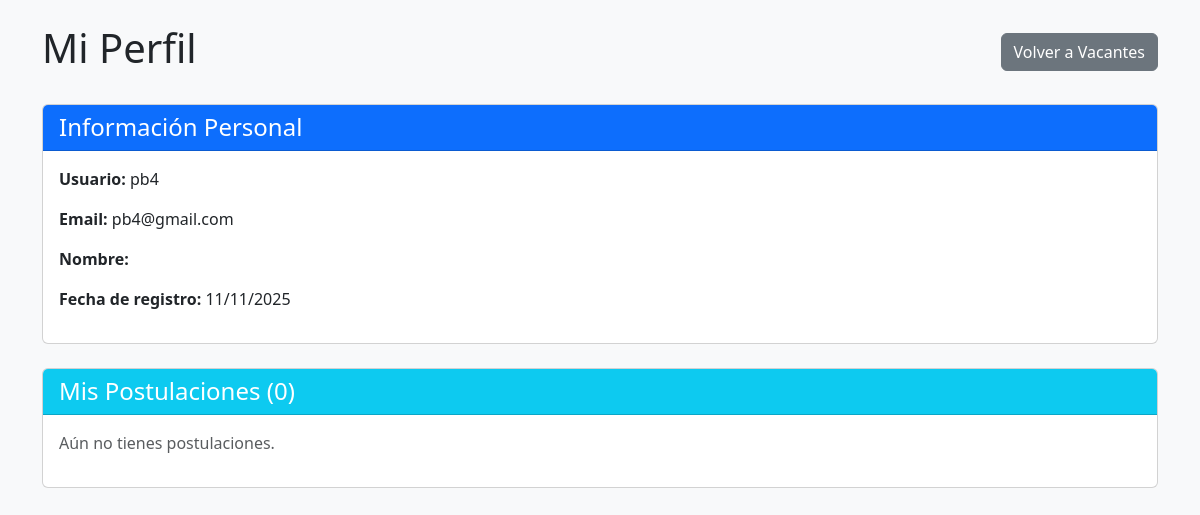
The app's page /perfil/ (signed in), older data.
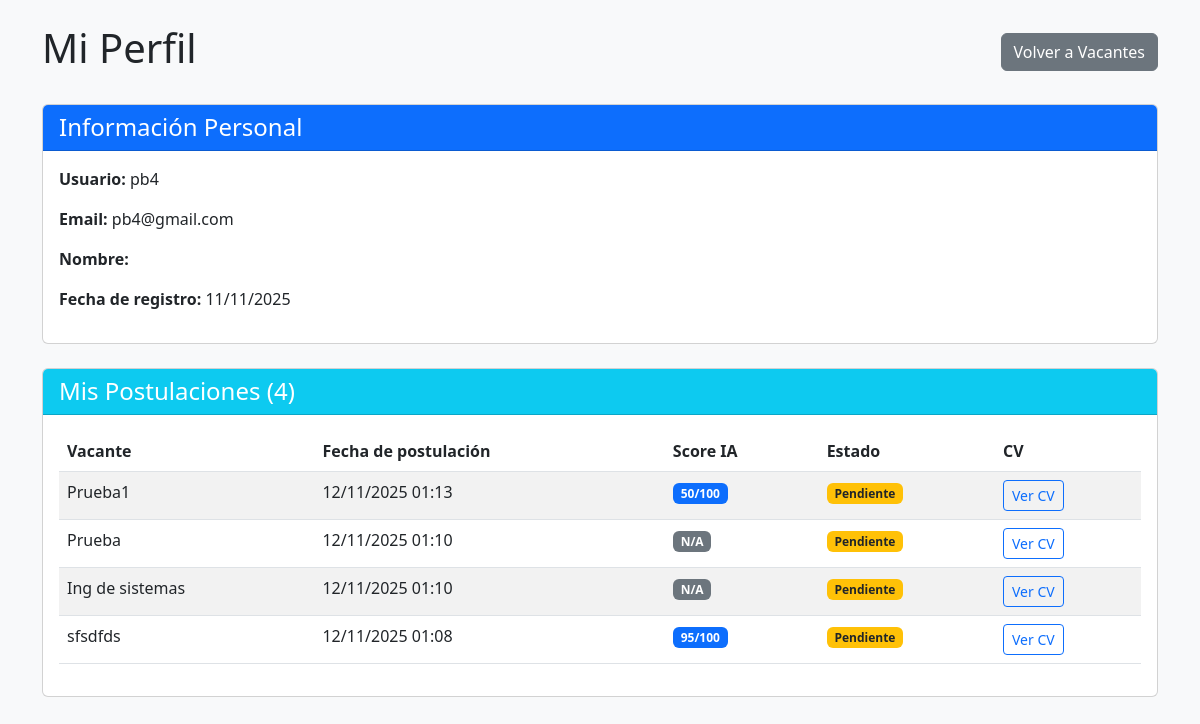
The same page, newer data.
### pages/models.py (models this page shows, shortened)
class Postulacion(models.Model):
    ESTADO_CHOICES = [
        ('PENDIENTE', 'Pendiente'),
        ('REVISADO', 'Revisado'),
        ('ACEPTADO', 'Aceptado'),
        ('RECHAZADO', 'Rechazado'),
    ]
    postulante = models.ForeignKey(settings.AUTH_USER_MODEL, on_delete=models.CASCADE)
    vacante = models.ForeignKey('Vacante', on_delete=models.CASCADE)
    cv_pdf = models.FileField(upload_to='cvs/', null=True, blank=True)
    fecha_postulacion = models.DateTimeField(auto_now_add=True)
    score_ia = models.IntegerField(null=True, blank=True, help_text="Score de 0-100 generado por IA")
    razon_ia = models.TextField(null=True, blank=True, help_text="Razón del score generada por IA")
    estado = models.CharField(max_length=20, choices=ESTADO_CHOICES, default='PENDIENTE')
    notas_reclutador = models.TextField(blank=True, null=True, help_text="Notas del reclutador")
    class Meta:
        ordering = ['-score_ia', '-fecha_postulacion']
        unique_together = ['postulante', 'vacante']

class Vacante(models.Model):
    titulo = models.CharField(max_length=200)
    nombre_interno = models.CharField(max_length=200, blank=True, null=True)
    descripcion = models.TextField()
    palabras_clave = models.CharField(max_length=300, blank=True, null=True)
    rango_salarial = models.CharField(max_length=100, blank=True, null=True)
    fecha_creacion = models.DateTimeField(auto_now_add=True)
    reclutador = models.ForeignKey(settings.AUTH_USER_MODEL, on_delete=models.CASCADE, related_name='vacantes_creadas', null=True, blank=True)  # 🆕 NUEVO CAMPO

### pages/views.py (the view)
# urls.py: path('perfil/', views.perfil_postulante, name='perfil_postulante'),
@login_required
def perfil_postulante(request):
    postulaciones = Postulacion.objects.filter(postulante=request.user).order_by('-fecha_postulacion')
    return render(request, 'pages/perfil_postulante.html', {
        'postulaciones': postulaciones
    })

### pages/templates/pages/perfil_postulante.html (shortened to what this page needs)
<!DOCTYPE html>
<html lang="es">
<head>
    <link href="https://cdn.jsdelivr.net/npm/bootstrap@5.3.0/dist/css/bootstrap.min.css" rel="stylesheet">
</head>
<body class="bg-light p-4">
    <div class="container">
        <div class="d-flex justify-content-between align-items-center mb-4">
            <h1>Mi Perfil</h1>
            <a href="{% url 'postulante' %}" class="btn btn-secondary">Volver a Vacantes</a>
        </div>
        <div class="card mb-4">
            <div class="card-header bg-primary text-white">
                <h4 class="mb-0">Información Personal</h4>
            </div>
            <div class="card-body">
                <p><strong>Usuario:</strong> {{ user.username }}</p>
                <p><strong>Email:</strong> {{ user.email }}</p>
                <p><strong>Nombre:</strong> {{ user.first_name }} {{ user.last_name }}</p>
                <p><strong>Fecha de registro:</strong> {{ user.date_joined|date:"d/m/Y" }}</p>
            </div>
        </div>
        <div class="card">
            <div class="card-header bg-info text-white">
                <h4 class="mb-0">Mis Postulaciones ({{ postulaciones.count }})</h4>
            </div>
            <div class="card-body">
                {% if postulaciones %}
                    <table class="table table-striped">
                        <thead>
                            <tr>
                                <th>Vacante</th>
                                <th>Fecha de postulación</th>
                                <th>Score IA</th>
                                <th>Estado</th>
                                <th>CV</th>
                            </tr>
                        </thead>
                        <tbody>
                            {% for post in postulaciones %}
                            <tr>
                                <td>{{ post.vacante.titulo }}</td>
                                <td>{{ post.fecha_postulacion|date:"d/m/Y H:i" }}</td>
                                <td>
                                    {% if post.score_ia %}
                                        <span class="badge bg-primary">{{ post.score_ia }}/100</span>
                                    {% else %}
                                        <span class="badge bg-secondary">N/A</span>
                                    {% endif %}
                                </td>
                                <td>
                                    {% if post.estado == 'PENDIENTE' %}
                                        <span class="badge bg-warning text-dark">Pendiente</span>
                                    {% elif post.estado == 'REVISADO' %}
                                        <span class="badge bg-info">Revisado</span>
                                    {% elif post.estado == 'ACEPTADO' %}
                                        <span class="badge bg-success">Aceptado</span>
                                    {% elif post.estado == 'RECHAZADO' %}
                                        <span class="badge bg-danger">Rechazado</span>
                                    {% endif %}
                                </td>
                                <td>
                                    <a href="{{ post.cv_pdf.url }}" target="_blank" class="btn btn-sm btn-outline-primary">Ver CV</a>
                                </td>
                            </tr>
                            {% endfor %}
                        </tbody>
                    </table>
                {% else %}
                    <p class="text-muted">Aún no tienes postulaciones.</p>
                {% endif %}
            </div>
        </div>
    </div>
</body>
</html>

Row changes from the older to the newer data that the page shows:
added Postulacion: vacante.titulo "Prueba1", fecha_postulacion "12/11/2025 01:13", score_ia "50", estado "Pendiente"
added Postulacion: vacante.titulo "Prueba", fecha_postulacion "12/11/2025 01:10", shows "N/A", estado "Pendiente"
added Postulacion: vacante.titulo "Ing de sistemas", fecha_postulacion "12/11/2025 01:10", shows "N/A", estado "Pendiente"
added Postulacion: vacante.titulo "sfsdfds", fecha_postulacion "12/11/2025 01:08", score_ia "95", estado "Pendiente"
Text that changed along with them:
{{ postulaciones.count }}: "0" → "4"
text no longer shown: "Aún no tienes postulaciones."
text now shown: "Vacante Fecha de postulación Score IA Estado CV"
